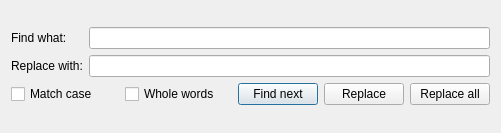
<?xml version="1.0" encoding="UTF-8"?>
<ui version="4.0">
 <class>Dialog</class>
 <widget class="QDialog" name="Dialog">
  <property name="geometry">
   <rect>
    <x>0</x>
    <y>0</y>
    <width>501</width>
    <height>133</height>
   </rect>
  </property>
  <property name="windowTitle">
   <string>Find and Replace</string>
  </property>
  <layout class="QVBoxLayout" name="verticalLayout_4">
   <item>
    <layout class="QVBoxLayout" name="verticalLayout_3">
     <item>
      <layout class="QHBoxLayout" name="horizontalLayout_4">
       <item>
        <layout class="QVBoxLayout" name="verticalLayout_2">
         <item>
          <widget class="QLabel" name="find_label">
           <property name="text">
            <string>Find what:</string>
           </property>
          </widget>
         </item>
         <item>
          <widget class="QLabel" name="replace_label">
           <property name="text">
            <string>Replace with:</string>
           </property>
          </widget>
         </item>
        </layout>
       </item>
       <item>
        <layout class="QVBoxLayout" name="verticalLayout">
         <item>
          <widget class="QLineEdit" name="find_value"/>
         </item>
         <item>
          <widget class="QLineEdit" name="replace_value"/>
         </item>
        </layout>
       </item>
      </layout>
     </item>
     <item>
      <layout class="QHBoxLayout" name="horizontalLayout_3">
       <item>
        <layout class="QHBoxLayout" name="horizontalLayout_2">
         <item>
          <widget class="QCheckBox" name="match_case">
           <property name="text">
            <string>Match case</string>
           </property>
          </widget>
         </item>
         <item>
          <widget class="QCheckBox" name="whole_words">
           <property name="text">
            <string>Whole words</string>
           </property>
          </widget>
         </item>
        </layout>
       </item>
       <item>
        <layout class="QHBoxLayout" name="horizontalLayout">
         <item>
          <widget class="QPushButton" name="find_next">
           <property name="text">
            <string>Find next</string>
           </property>
          </widget>
         </item>
         <item>
          <widget class="QPushButton" name="replace">
           <property name="text">
            <string>Replace</string>
           </property>
          </widget>
         </item>
         <item>
          <widget class="QPushButton" name="replace_all">
           <property name="text">
            <string>Replace all</string>
           </property>
          </widget>
         </item>
        </layout>
       </item>
      </layout>
     </item>
    </layout>
   </item>
  </layout>
 </widget>
 <resources/>
 <connections/>
</ui>
